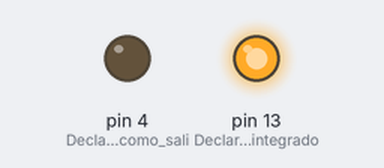
Bench run of a sketch on a simulated Arduino Uno, built with avr-gcc and run on an emulated ATmega328P. On the bench: output pins drawn as LEDs (lit = HIGH).

Above: at 2.5 s.
At 7.5 s:
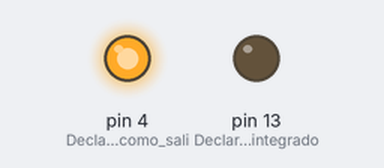
Timing chart, 0 to 13.0 s (numbered marks = the images above):
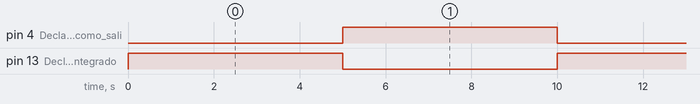

Measured:
- by itself, pin 4 (Declarar_el_LED_como_sali), pin 13 (Declarar_el_LED_integrado): alternates HIGH for 5.0 s and LOW for 5.0 s
- by itself, everything shown: repeats every 10.0 s, in 3 steps

The sketch:

1_LED_Parpadeante.ino
```cpp
/*
  Código Realizado por: Grupo de Laboratorio 1
  Título: 1. LED parpadeante (Adicional LED 13)
  Asignatura: Periféricos
      USAL 2018 - 2019
*/

int salidaLED = 0; // LED APAGADO = 0, LED ENCENDIDO = 1

void setup()
{
  pinMode(4, OUTPUT); // Declarar el LED como salida en el pin 4
  pinMode(13, OUTPUT); // Declarar el LED integrado en Arduino pin 13
}

void loop()
{
  salidaLED = digitalRead(4); // Leer el estado del pin 4

  if (salidaLED == 0) // Comprobar estado LED ¿Apagado?
  {
    digitalWrite(13, HIGH); // Encender LED 13
    delay(5000); // Esperar 5 segundos
    digitalWrite(13, LOW); // Apagar LED 13
    digitalWrite(4, HIGH); // Encender LED pin 4
  }

  if(salidaLED == 1) // Comprobar estado LED ¿Encendido?
  {
    delay(5000); // Esperar 5 segundos
    digitalWrite(4, LOW); // Apagar LED pin 4
  }
}
```
